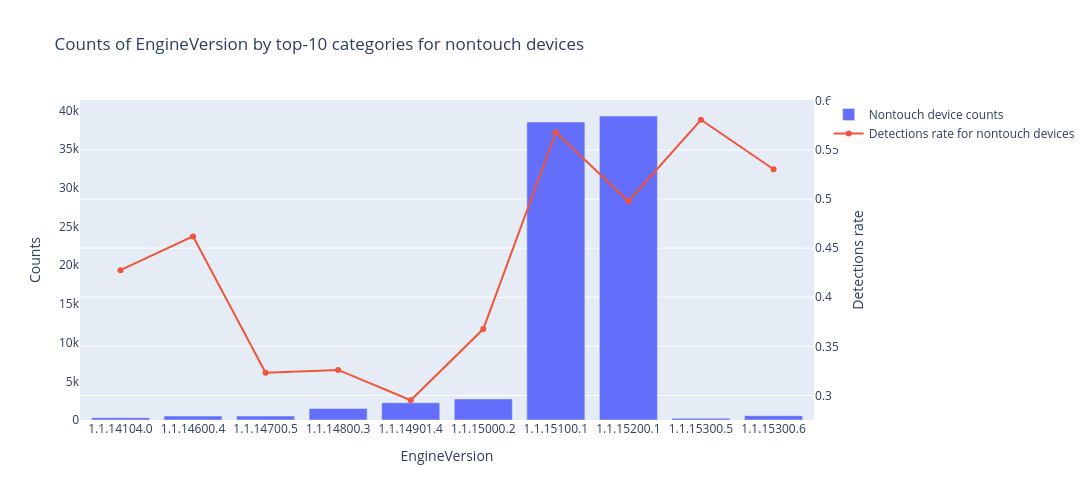
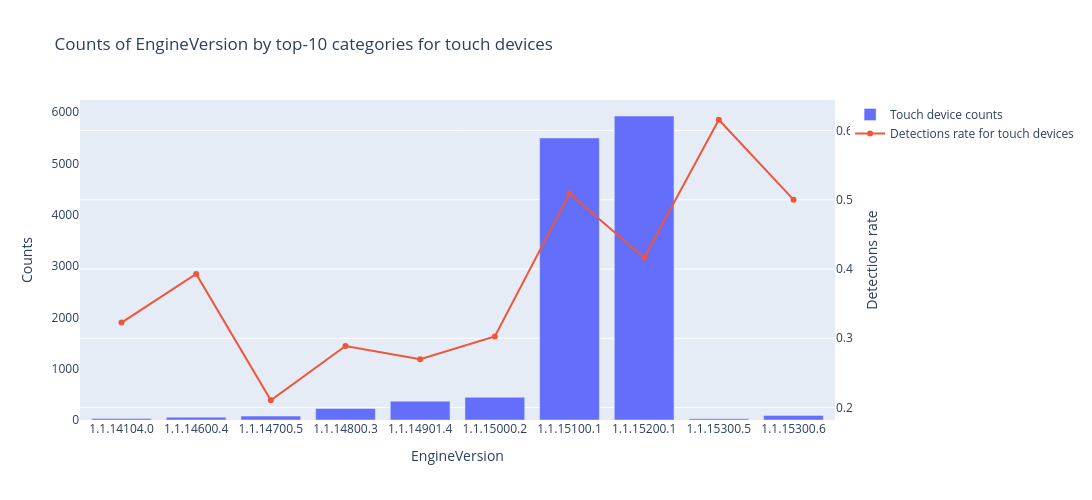

Here is the notebook cell these charts were saved with, in order:
### Markdown cell above
**EngineVersion**

### Code cell
plot_feature('EngineVersion', by_touch=True)

### Figure 1 — Plotly figure (JSON) as saved in the notebook; plotly's stock layout.template omitted (floating-point values rounded to 4 significant figures)
{"data": [{"name": "Nontouch device counts", "type": "bar", "x": ["1.1.14104.0", "1.1.14600.4", "1.1.14700.5", "1.1.14800.3", "1.1.14901.4", "1.1.15000.2", "1.1.15100.1", "1.1.15200.1", "1.1.15300.5", "1.1.15300.6"], "y": [297, 513, 517, 1494, 2230, 2726, 38520, 39295, 229, 560]}, {"name": "Detections rate for nontouch devices", "type": "scatter", "x": ["1.1.14104.0", "1.1.14600.4", "1.1.14700.5", "1.1.14800.3", "1.1.14901.4", "1.1.15000.2", "1.1.15100.1", "1.1.15200.1", "1.1.15300.5", "1.1.15300.6"], "y": [0.4276, 0.462, 0.323, 0.326, 0.2951, 0.3676, 0.568, 0.4978, 0.5808, 0.5304], "yaxis": "y2"}], "layout": {"barmode": "group", "height": 500, "legend": {"orientation": "v"}, "title": {"text": "Counts of EngineVersion by top-10 categories for nontouch devices"}, "width": 1200, "xaxis": {"showgrid": false, "showline": false, "title": {"text": "EngineVersion"}, "type": "category", "zeroline": false}, "yaxis": {"showgrid": false, "showline": false, "title": {"text": "Counts"}, "zeroline": false}, "yaxis2": {"overlaying": "y", "side": "right", "title": {"text": "Detections rate"}}}}

### Figure 2 — Plotly figure (JSON) as saved in the notebook; plotly's stock layout.template omitted (floating-point values rounded to 4 significant figures)
{"data": [{"name": "Touch device counts", "type": "bar", "x": ["1.1.14104.0", "1.1.14600.4", "1.1.14700.5", "1.1.14800.3", "1.1.14901.4", "1.1.15000.2", "1.1.15100.1", "1.1.15200.1", "1.1.15300.5", "1.1.15300.6"], "y": [31, 56, 76, 225, 367, 443, 5497, 5924, 26, 90]}, {"name": "Detections rate for touch devices", "type": "scatter", "x": ["1.1.14104.0", "1.1.14600.4", "1.1.14700.5", "1.1.14800.3", "1.1.14901.4", "1.1.15000.2", "1.1.15100.1", "1.1.15200.1", "1.1.15300.5", "1.1.15300.6"], "y": [0.3226, 0.3929, 0.2105, 0.2889, 0.2698, 0.3025, 0.5088, 0.4163, 0.6154, 0.5], "yaxis": "y2"}], "layout": {"barmode": "group", "height": 500, "legend": {"orientation": "v"}, "title": {"text": "Counts of EngineVersion by top-10 categories for touch devices"}, "width": 1200, "xaxis": {"showgrid": false, "showline": false, "title": {"text": "EngineVersion"}, "type": "category", "zeroline": false}, "yaxis": {"showgrid": false, "showline": false, "title": {"text": "Counts"}, "zeroline": false}, "yaxis2": {"overlaying": "y", "side": "right", "title": {"text": "Detections rate"}}}}
